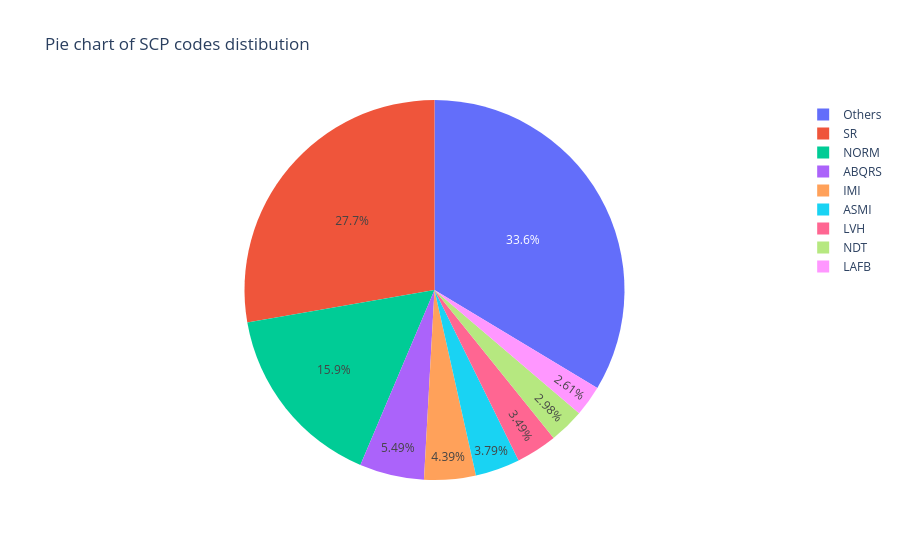

The code cell stored with this chart in its notebook:
### Code cell
px.pie(num_codes, names="category",values="count", title="Pie chart of SCP codes distibution").show()

### Figure 1 — Plotly figure (JSON) as saved in the notebook; plotly's stock layout.template omitted (floating-point values rounded to 4 significant figures)
{"data": [{"domain": {"x": [0, 1], "y": [0, 1]}, "hovertemplate": "category=%{label}<br>count=%{value}<extra></extra>", "labels": ["ABQRS", "ASMI", "IMI", "LAFB", "LVH", "NDT", "NORM", "Others", "SR"], "legendgroup": "", "name": "", "showlegend": true, "type": "pie", "values": [3279, 2265, 2619, 1561, 2082, 1781, 9481, 20070, 16563]}], "layout": {"legend": {"tracegroupgap": 0}, "title": {"text": "Pie chart of SCP codes distibution"}}}
